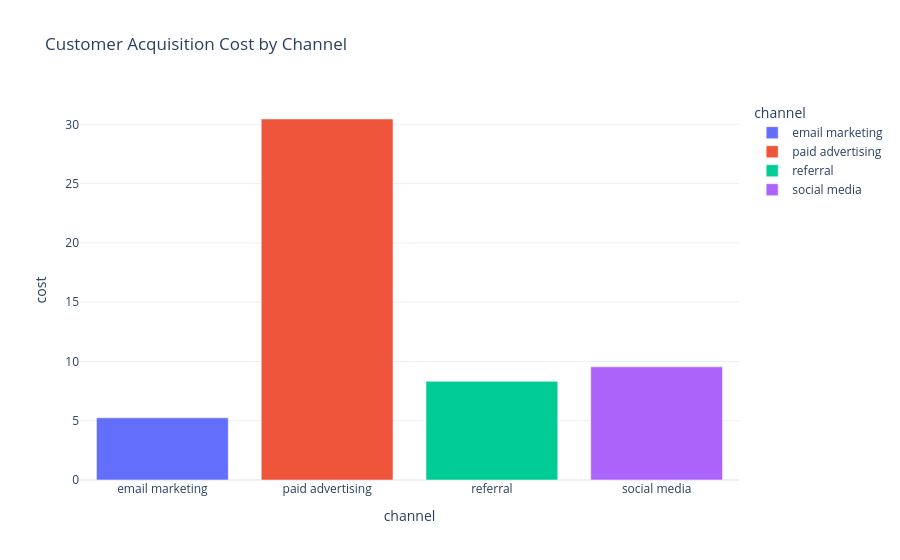

Notebook code for this chart:
### Code cell
fig = px.bar(data_frame=least_channel, x='channel', y='cost', title='Customer Acquisition Cost by Channel', height=500, color='channel')
fig.show()

### Figure 1 — Plotly figure (JSON) as saved in the notebook; plotly's stock layout.template omitted (floating-point values rounded to 4 significant figures)
{"data": [{"alignmentgroup": "True", "hovertemplate": "channel=%{x}<br>cost=%{y}<extra></extra>", "legendgroup": "email marketing", "marker": {"color": "#636efa", "pattern": {"shape": ""}}, "name": "email marketing", "offsetgroup": "email marketing", "orientation": "v", "showlegend": true, "textposition": "auto", "type": "bar", "x": ["email marketing"], "xaxis": "x", "y": [5.246], "yaxis": "y"}, {"alignmentgroup": "True", "hovertemplate": "channel=%{x}<br>cost=%{y}<extra></extra>", "legendgroup": "paid advertising", "marker": {"color": "#EF553B", "pattern": {"shape": ""}}, "name": "paid advertising", "offsetgroup": "paid advertising", "orientation": "v", "showlegend": true, "textposition": "auto", "type": "bar", "x": ["paid advertising"], "xaxis": "x", "y": [30.45], "yaxis": "y"}, {"alignmentgroup": "True", "hovertemplate": "channel=%{x}<br>cost=%{y}<extra></extra>", "legendgroup": "referral", "marker": {"color": "#00cc96", "pattern": {"shape": ""}}, "name": "referral", "offsetgroup": "referral", "orientation": "v", "showlegend": true, "textposition": "auto", "type": "bar", "x": ["referral"], "xaxis": "x", "y": [8.32], "yaxis": "y"}, {"alignmentgroup": "True", "hovertemplate": "channel=%{x}<br>cost=%{y}<extra></extra>", "legendgroup": "social media", "marker": {"color": "#ab63fa", "pattern": {"shape": ""}}, "name": "social media", "offsetgroup": "social media", "orientation": "v", "showlegend": true, "textposition": "auto", "type": "bar", "x": ["social media"], "xaxis": "x", "y": [9.546], "yaxis": "y"}], "layout": {"autosize": true, "barmode": "relative", "legend": {"title": {"text": "channel"}, "tracegroupgap": 0}, "title": {"text": "Customer Acquisition Cost by Channel"}, "xaxis": {"anchor": "y", "autorange": true, "categoryarray": ["email marketing", "paid advertising", "referral", "social media"], "categoryorder": "array", "domain": [0, 1], "range": [-0.5, 3.5], "title": {"text": "channel"}, "type": "category"}, "yaxis": {"anchor": "x", "autorange": true, "domain": [0, 1], "range": [0, 32.05], "title": {"text": "cost"}, "type": "linear"}}}
